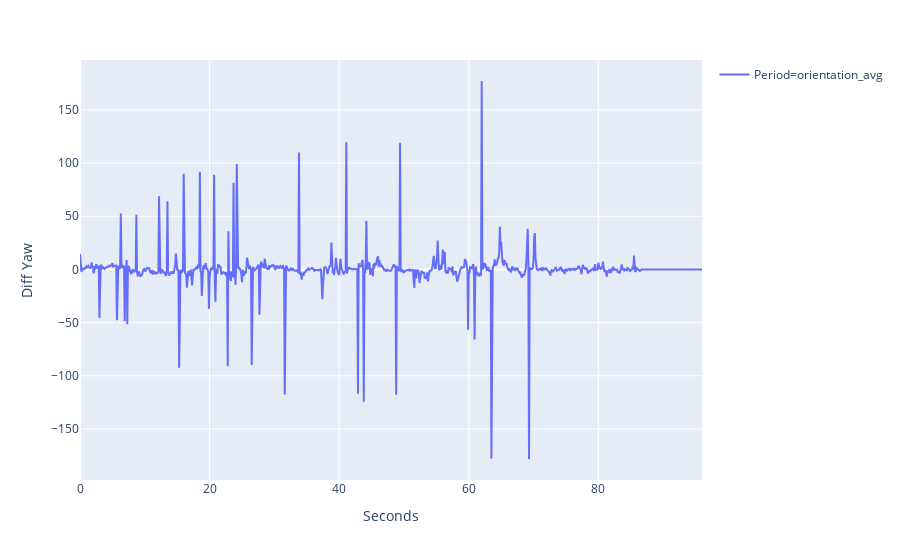

Write notebook code for a chart like this one.
### Code cell
fig = px.line(df_or_avarage, x="Seconds", y="Diff Yaw", color="Period")
fig.show()
fig = px.line(df_or_avarage, x="Seconds", y="Abs Diff Yaw", color="Period")
#fig.show()

### Figure 1 — Plotly figure (JSON) as saved in the notebook; plotly's stock layout.template omitted (floating-point values rounded to 4 significant figures; data arrays with more than 128 entries replaced by an {"elided": "..."} marker saying what was removed)
{"data": [{"hoverlabel": {"namelength": 0}, "hovertemplate": "Period=orientation_avg<br>Seconds=%{x}<br>Diff Yaw=%{y}", "legendgroup": "Period=orientation_avg", "line": {"color": "#636efa", "dash": "solid"}, "mode": "lines", "name": "Period=orientation_avg", "showlegend": true, "type": "scatter", "x": {"elided": "961 float values"}, "xaxis": "x", "y": {"elided": "961 float values"}, "yaxis": "y"}], "layout": {"legend": {"tracegroupgap": 0}, "margin": {"t": 60}, "xaxis": {"anchor": "y", "domain": [0, 1], "title": {"text": "Seconds"}}, "yaxis": {"anchor": "x", "domain": [0, 1], "title": {"text": "Diff Yaw"}}}}
